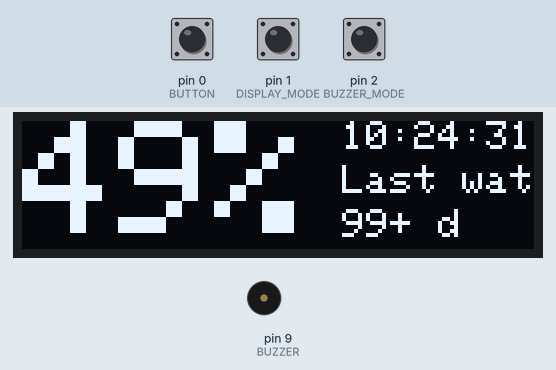
This sketch was run on a simulated Arduino Uno, built for the host (arithmetic inside an expression is 32-bit, double 64-bit). Parts: 128×32 one-colour display, buzzer (waves = sounding, pin HIGH). Inputs (shaded band) come from the test bench; at power-on: pin 0 (BUTTON) LOW, pin 1 (DISPLAY_MODE) HIGH, pin 2 (BUZZER_MODE) LOW. The local clock reads 2024-03-15 10:24:30 at power-on unless the sketch sets it; EEPROM starts erased; pins used as bus, display or sensor lines are not drawn.

Above: at 1.2 s.
1.3 s: pin 0 (BUTTON) pulled HIGH for 3.2 s
At 4.6 s:
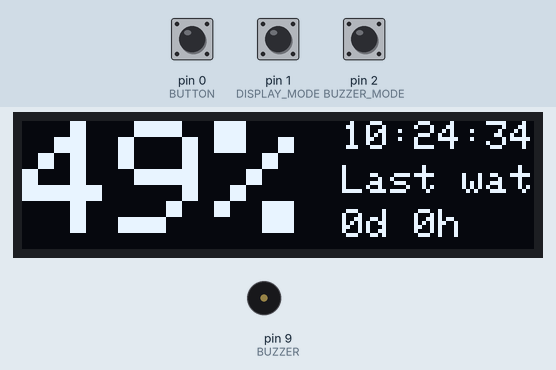
6.0 s: pin 1 (DISPLAY_MODE) pulled LOW for 0.15 s
7.6 s: pin 0 (BUTTON) pulled HIGH for 0.15 s
At 7.71 s:
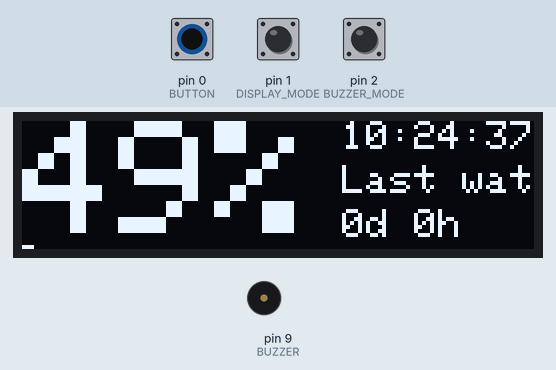
9.2 s: pin 1 (DISPLAY_MODE) pulled LOW for 1 s
Timing chart, 0 to 12.2 s (numbered marks = the images above; inputs shaded):
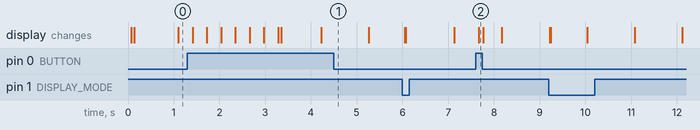

The sketch:

main.ino
```cpp
#include <DS3231.h>
#include <CircularBuffer.h>
#include "Display.h"
#include "Memory.h"
#include "TimeGuard.h"
#include "ButtonHandler.h"

// Pinout:
#define MOISTURE_SENSOR A0
#define MOISTURE_POWER 10
#define BUZZER 9
#define BUTTON 0
#define DISPLAY_MODE 1
#define BUZZER_MODE 2

// Constants:
#define BUTTON_PRESS_DUR 2L * 1000      // Button has to be pressed for 2s
#define BUTTON_DEBOUNCE 30L             // Button has to be held for at least 30ms
#define MEASUREMENT_INTERVAL 60L * 1000 // Moisture measured every minute
#define MEASUREMENT_DUR 50L             // Moisture measured after powering the sensor for 50ms
#define BUZZER_DUR 50L                  // Buzz for 30ms after watering detection
#define CLOCK_INTERVAL 250L             // Displayed time updated every 250ms
#define HISTORY_EMA_BETA 0.9            // EMA with averaging over 10 measurements
#define WATERING_INTERVAL 3L * 60 * 60  // At least 3h since last watering to detect a new one
#define WATERING_INCREASE_THRESHOLD 5   // At least 5 percent increase to detect watering
#define WATERING_WINDOW 30              // Increase detection window
#define DISPLAY_MODE_INTERVAL 30L       // Display mode probed each 30 ms

Display display;
Memory memory;
RTClib myRTC;

TimeGuard measurementGuard(MEASUREMENT_INTERVAL);
TimeGuard clockGuard(CLOCK_INTERVAL);
TimeGuard displayModeGuard(DISPLAY_MODE_INTERVAL);

uint32_t lastWatering = 0L;
int lastDisplayRotation = 0;
int lastMoisture = 0;
CircularBuffer<int, WATERING_WINDOW> history;
ButtonHandler buttonHandler(BUTTON_DEBOUNCE);

void setup()
{
  pinMode(MOISTURE_POWER, OUTPUT);
  pinMode(BUZZER, OUTPUT);
  pinMode(BUTTON, INPUT);
  pinMode(DISPLAY_MODE, INPUT);
  pinMode(BUZZER_MODE, INPUT);
  lastDisplayRotation = digitalRead(DISPLAY_MODE);
  display.initialize(lastDisplayRotation);
  lastWatering = memory.readLastWatering();
  buzz();
}

void loop()
{
  unsigned long pressTime = buttonHandler.pressTime(digitalRead(BUTTON), millis());
  display.displayPressTime(((double)pressTime) / (BUTTON_PRESS_DUR));
  if (pressTime >= BUTTON_PRESS_DUR)
  {
    reactToWatering();
    buttonHandler.disableUntilChange();
  }
  if (displayModeGuard.execute(millis())){
    int displayRotation = digitalRead(DISPLAY_MODE);
    if (lastDisplayRotation != displayRotation){
       display.setRotation(displayRotation);
       display.displayTime(myRTC.now());
       display.displayLastWatering(myRTC.now().unixtime(), lastWatering);
       display.displayMoisture(lastMoisture);
       lastDisplayRotation = displayRotation;
    }
  }
  if (clockGuard.execute(millis()))
  {
    display.displayTime(myRTC.now());
  }
  if (measurementGuard.execute(millis()))
  {
    display.displayLastWatering(myRTC.now().unixtime(), lastWatering);
    lastMoisture = measureMoisture();
    display.displayMoisture(lastMoisture);
    int historyInput = calculateHistoryInput(lastMoisture);
    history.push(historyInput);
    if (wateringDetected())
    {
      reactToWatering();
    }
  }
}

int measureMoisture()
{
  analogWrite(MOISTURE_POWER, 255);
  delay(MEASUREMENT_DUR);
  int sensorValue = analogRead(MOISTURE_SENSOR);
  analogWrite(MOISTURE_POWER, 0);
  return convertToPercentage(sensorValue);
}

int convertToPercentage(int value)
{
  return map(value, 1023, 0, 0, 100);
}

int calculateHistoryInput(int moisture)
{
  if (history.isEmpty())
  {
    return moisture;
  }
  return history.last() * HISTORY_EMA_BETA + (1 - HISTORY_EMA_BETA) * moisture;
}

int wateringDetected()
{
  bool enoughData = history.isFull();
  bool wateringIntervalPassed = myRTC.now().unixtime() - lastWatering > WATERING_INTERVAL;
  bool moistureIncrease = history.last() - history.first() > WATERING_INCREASE_THRESHOLD;
  return enoughData && wateringIntervalPassed && moistureIncrease;
}

void reactToWatering()
{
  lastWatering = myRTC.now().unixtime();
  memory.saveLastWatering(lastWatering);
  display.displayLastWatering(myRTC.now().unixtime(), lastWatering);
  buzz();
}

void buzz()
{
  if(digitalRead(BUZZER_MODE)){
      tone(BUZZER, 3000, BUZZER_DUR);
  }
}
```

ButtonHandler.cpp
```cpp
#include "ButtonHandler.h"

ButtonHandler::ButtonHandler(int dbncTime)
{
    lastState = 0;
    lastChange = 0L;
    debounceTime = dbncTime;
    disabled = false;
}

unsigned long ButtonHandler::pressTime(int state, unsigned long now)
{

    if (lastState != state)
    {
        lastState = state;
        lastChange = now;
        disabled = false;
    }

    if (disabled)
    {
        return 0L;
    }

    if (state && state == lastState && (now - lastChange) > debounceTime)
    {
        return now - lastChange;
    }
    return 0L;
}

void ButtonHandler::disableUntilChange()
{
    disabled = true;
}
```

ButtonHandler.h
```cpp
class ButtonHandler
{
public:
    ButtonHandler(int dbncTime);
    unsigned long pressTime(int state, unsigned long now);
    void disableUntilChange();

private:
    int lastState;
    unsigned long lastChange;
    int debounceTime;
    bool disabled;
};
```

Display.cpp
```cpp
#include "Display.h"
#include <DS3231.h>
#include <Wire.h>
#include <Adafruit_SSD1306.h>

#define SCREEN_WIDTH 128 // OLED display width, in pixels
#define SCREEN_HEIGHT 32 // OLED display height, in pixels

Display::Display()
{
    display = Adafruit_SSD1306(SCREEN_WIDTH, SCREEN_HEIGHT, &Wire, -1);
}

void Display::initialize(int rotation)
{
    if (!display.begin(SSD1306_SWITCHCAPVCC, 0x3C))
    {
        for (;;)
            ;
    }
    Display::setRotation(rotation);
    display.setTextColor(WHITE, BLACK);
}

void Display::setRotation(int rotation)
{
    display.clearDisplay();
    display.setRotation(rotation ? 0 : 2);
}

void Display::displayMoisture(int percentage)
{
    display.setTextSize(4);
    display.setCursor(0, 0);
    display.print("   ");
    display.setCursor(0, 0);
    display.print(min(percentage, 99));
    display.print("%");
    display.display();
}

void Display::displayTime(DateTime time)
{
    display.setTextSize(1);

    display.setCursor(80, 0);
    if (time.hour() < 10)
    {
        display.print('0');
    }
    display.print(time.hour());
    display.print(':');
    if (time.minute() < 10)
    {
        display.print('0');
    }
    display.print(time.minute());
    display.print(':');
    if (time.second() < 10)
    {
        display.print('0');
    }
    display.print(time.second());
    display.display();
}

void Display::displayLastWatering(uint32_t now, uint32_t wateringTime)
{
    display.setTextSize(1);
    display.setCursor(80, 11);
    display.print("Last wat");
    display.setCursor(80, 22);

    uint32_t diff = now - wateringTime;
    int days = diff / 86400;
    int hours = (diff % 86400) / 3600;
    if (wateringTime == 0)
    {
        display.print("--------");
    }
    else if (days > 99)
    {
        display.print("99+ d");
    }
    else
    {
        display.print(days);
        display.print("d ");
        display.print(hours);
        display.print("h   ");
    }
    display.display();
}

void Display::displayPressTime(double percentage)
{
    display.fillRect(0, 31, SCREEN_WIDTH, 1, WHITE);
    display.fillRect(int(SCREEN_WIDTH * percentage), 31, SCREEN_WIDTH, 1, BLACK);
    display.display();
}
```

Display.h
```cpp
#include <DS3231.h>
#include <Adafruit_SSD1306.h>

class Display
{
public:
    Display();
    void initialize(int rotation);
    void setRotation(int rotation);
    void displayMoisture(int percentage);
    void displayTime(DateTime time);
    void displayLastWatering(uint32_t now, uint32_t wateringTime);
    void displayPressTime(double percentage);

private:
    Adafruit_SSD1306 display;
};
```

Memory.cpp
```cpp
#include "Memory.h"
#include <EEPROM.h>
#define byte uint8_t

union ArrayToInteger
{
    byte array[4];
    uint32_t integer;
};

uint32_t Memory::readLastWatering()
{
    ArrayToInteger converter;
    for (int i = 0; i < 4; i++)
    {
        converter.array[i] = EEPROM.read(i);
    }
    return converter.integer;
}

void Memory::saveLastWatering(uint32_t timestamp)
{
    ArrayToInteger converter;
    converter.integer = timestamp;
    for (int i = 0; i < 4; i++)
    {
        EEPROM.write(i, converter.array[i]);
    }
}
```

Memory.h
```cpp
#include <EEPROM.h>

class Memory
{
public:
    uint32_t readLastWatering();
    void saveLastWatering(uint32_t timestamp);
};
```

TimeGuard.cpp
```cpp
#include "TimeGuard.h"

TimeGuard::TimeGuard(unsigned long intrvl)
{
    interval = intrvl;
    lastExecution = 0L;
}

bool TimeGuard::execute(unsigned long currentTime)
{
    if (lastExecution == 0L || currentTime - lastExecution > interval)
    {
        lastExecution = currentTime;
        return true;
    }
    return false;
}
```

TimeGuard.h
```cpp
class TimeGuard
{
public:
    TimeGuard(unsigned long interval);
    bool execute(unsigned long currentTime);

private:
    unsigned long interval;
    unsigned long lastExecution;
};
```

Measured:
- after the input at 7.6 s, the display: changes after 0.07 s (image 2)
